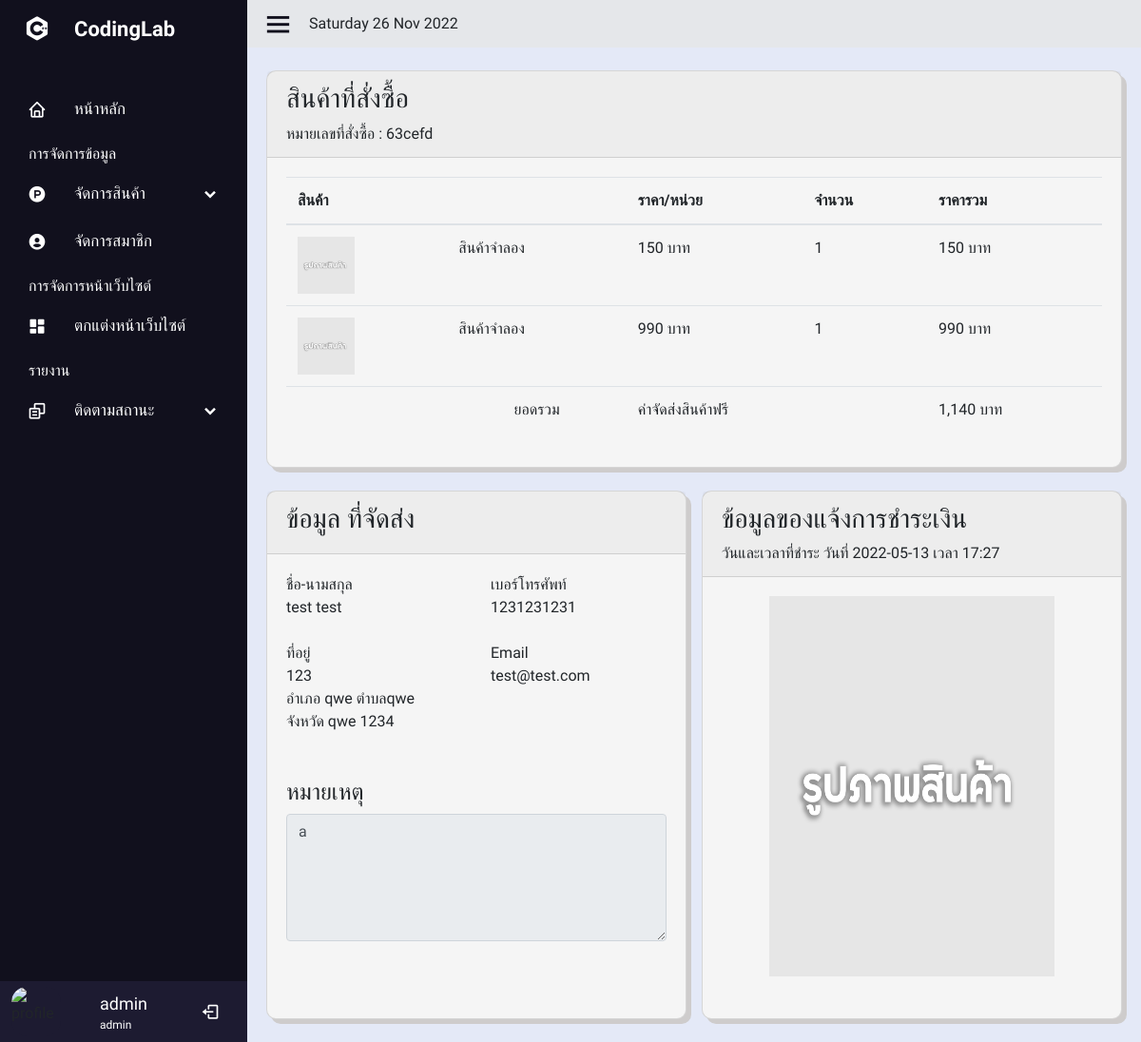
Page /admin/seeallpending.php?id=63cefd (signed in) on the committed database.
### tables this page shows
CREATE TABLE `users` (
  `id` int(10) NOT NULL AUTO_INCREMENT,
  `firstname` varchar(255) NOT NULL,
  `lastname` varchar(255) NOT NULL,
  `email` varchar(255) NOT NULL,
  `password` varchar(255) NOT NULL,
  `urole` varchar(255) NOT NULL,
  `created_at` timestamp NOT NULL DEFAULT current_timestamp(),
  `phone` varchar(50) NOT NULL,
  `sex` varchar(255) NOT NULL,
  `status` text NOT NULL,
  PRIMARY KEY (`id`)
);

CREATE TABLE `record` (
  `record_id` int(11) NOT NULL AUTO_INCREMENT,
  `product_id` int(11) NOT NULL,
  `id` int(11) NOT NULL,
  `bill_trx` varchar(255) NOT NULL,
  `created` datetime NOT NULL,
  `counts` int(11) NOT NULL,
  `price` text NOT NULL,
  `record_status` varchar(50) NOT NULL,
  PRIMARY KEY (`record_id`)
);

CREATE TABLE `product_pic` (
  `product_pic_id` int(11) NOT NULL AUTO_INCREMENT,
  `product_id` int(11) NOT NULL,
  `product_pic_sort` double NOT NULL,
  `product_pic_path` text NOT NULL,
  PRIMARY KEY (`product_pic_id`)
);

CREATE TABLE `product` (
  `product_id` int(11) NOT NULL AUTO_INCREMENT,
  `product_code` varchar(255) NOT NULL,
  `product_name` text NOT NULL,
  `product_detail` text DEFAULT NULL,
  `product_alldetail` text DEFAULT NULL,
  `product_price` text NOT NULL,
  `product_status` text NOT NULL,
  `product_type_id` text NOT NULL,
  `product_created` datetime NOT NULL,
  `product_editdate` datetime DEFAULT NULL,
  `product_quantity` int(11) NOT NULL,
  PRIMARY KEY (`product_id`)
);

CREATE TABLE `payment` (
  `pay_id` int(10) NOT NULL AUTO_INCREMENT,
  `pay_name` varchar(100) NOT NULL,
  `pay_email` varchar(100) NOT NULL,
  `pay_Phone` varchar(100) NOT NULL,
  `pay_price` int(11) NOT NULL,
  `pay_date` varchar(50) NOT NULL,
  `delivery_date` varchar(50) DEFAULT NULL,
  `pay_time` varchar(50) NOT NULL,
  `delivery_time` varchar(50) NOT NULL,
  `pay_note` varchar(100) NOT NULL,
  `pay_pic` varchar(255) NOT NULL,
  `bill_trx` varchar(255) NOT NULL,
  `pay_ems` varchar(50) NOT NULL,
  `pay_id_ems` varchar(50) DEFAULT NULL,
  `pay_status` varchar(50) NOT NULL,
  PRIMARY KEY (`pay_id`)
);

CREATE TABLE `usersadress` (
  `usera_id` int(10) NOT NULL AUTO_INCREMENT,
  `id` int(10) NOT NULL,
  `user_adress` varchar(255) NOT NULL,
  `user_province` varchar(255) NOT NULL,
  `user_postal_code` int(10) NOT NULL,
  `user_district` varchar(255) NOT NULL,
  `user_parish` varchar(255) NOT NULL,
  `order_express` varchar(50) NOT NULL,
  PRIMARY KEY (`usera_id`)
);

### admin/seeallpending.php (the view, shortened to what this page needs)
<?php include('sidebar.php'); ?>
<section class="home-section">
    <div class="home-content">
        <i class='bx bx-menu'></i>
        <?php
        echo date('l' . ' ' . 'd' . ' ' . 'M' . ' ' . 'Y');
        ?>
    </div>
    <div class="body-content mt-4">
        <div class="card">
            <div class="card-header">
                <h3>
                    สินค้าที่สั่งซื้อ
                </h3>
                <span>หมายเลขที่สั่งซื้อ : <?= $_GET['id']; ?></span>
            </div>
            <div class="card-body">
                <table class="table histable">
                    <thead>
                        <tr>
                            <th>สินค้า</th>
                            <th></th>
                            <th>ราคา/หน่วย</th>
                            <th>จำนวน</th>
                            <th>ราคารวม</th>
                        </tr>
                    </thead>
                    <tbody>
                        <?php
                        $total_price = 0;
                        $databilltrx = $conn->prepare("SELECT * FROM `record` WHERE `bill_trx` = '" . $_GET['id'] . "' ");
                        $databilltrx->execute();
                        $rowdatabill = $databilltrx->fetchAll(PDO::FETCH_OBJ);
                        foreach ($rowdatabill as $resdata) {
                            $product_id = $resdata->product_id;
                            $val = $resdata->counts;
                            $rowcartproduct = $conn->prepare("SELECT * FROM product WHERE product_id = '${product_id}'");
                            $rowcartproduct->execute();
                            $rowcart = $rowcartproduct->fetch(PDO::FETCH_ASSOC);
                            $makeprice = $val * $rowcart['product_price'];
                            $total_price += $makeprice;
                            $picCart = $conn->query("SELECT * FROM product_pic WHERE product_id = '${product_id}'");
                            $picCart->execute();
                            $rowpicCart = $picCart->fetch(PDO::FETCH_ASSOC);
                        ?>
                            <tr>
                                <td><img src="../include/img/<?= $rowpicCart['product_pic_path'] ?>" width="60px" height="60px" alt=""></td>
                                <td><?= $rowcart['product_name'] ?></td>
                                <td><?= number_format($rowcart['product_price']) . ' ' . 'บาท' ?></td>
                                <td><?= $val ?></td>
                                <td><?= number_format($makeprice) . ' ' . 'บาท' ?></td>
                            </tr>
                        <?php } ?>
                        <tr>
                            <td></td>
                            <td class="text-center">ยอดรวม</td>
                            <?php
                            if ($total_price >= 999) {
                            ?>
                                <td colspan="2">ค่าจัดส่งสินค้าฟรี</td>
                                <td><?= number_format($total_price) . ' ' . 'บาท' ?></td>
                            <?php } else {  ?>
                                <td colspan="2">ค่าจัดส่งสินค้า + 60 บาท</td>
                                <td><?= number_format($total_price + 60) . ' ' . 'บาท' ?></td>
                            <?php } ?>
                        </tr>
                    </tbody>
                </table>
            </div>
        </div>
    </div>
    <?php
    $datahistory = $conn->prepare("SELECT * FROM `record` WHERE `bill_trx` = '" . $_GET['id'] . "' ");
    $datahistory->execute();
    $rowhistory = $datahistory->fetch(PDO::FETCH_ASSOC);
    $user = $conn->prepare("SELECT * FROM users WHERE id = '" . $rowhistory['id'] . "' ");
    $user->execute();
    $rowuser = $user->fetch(PDO::FETCH_ASSOC);
    $address = $conn->prepare("SELECT * FROM usersadress WHERE id = '" . $rowuser['id'] . "'");
    $address->execute();
    $rowaddress = $address->fetch(PDO::FETCH_ASSOC);
    $payment = $conn->prepare("SELECT * FROM payment WHERE bill_trx = '" . $rowhistory['bill_trx'] . "'");
    $payment->execute();
    $rowpayment = $payment->fetch(PDO::FETCH_ASSOC);
    ?>
    <div class="body-content mt-4">
        <div class="card mr-2 card-address">
            <div class="card-header">
                <h3>
                    ข้อมูล ที่จัดส่ง
                </h3>
            </div>
            <div class="card-body">
                <div class="row">
                    <div class="col-6">
                        <span>ชื่อ-นามสกุล</span><br>
                        <span><?= $rowpayment['pay_name'];?></span>
                    </div>
                    <div class="col-6">
                        <span>เบอร์โทรศัพท์</span><br>
                        <span><?= $rowpayment['pay_Phone'] ?></span>
                    </div>
                </div>
                <br>
                <div class="row">
                    <div class="col-6">
                        <span>ที่อยู่</span><br>
                        <span><?= $rowaddress['user_adress'] ?></span><br>
                        <span>อำเภอ <?= $rowaddress['user_district'] ?> ตำบล<?= $rowaddress['user_parish'] ?></span><br>
                        <span>จังหวัด <?= $rowaddress['user_province'] ?> <?= $rowaddress['user_postal_code'] ?></span>
                    </div>
                    <div class="col-6">
                        <span>Email</span><br>
                        <span><?= $rowpayment['pay_email'] ?></span>
                    </div>
                </div>
                <br><br>
                <div class="row">
                    <div class="col-12">
                        <h4>หมายเหตุ</h4>
                        <textarea class="form-control" name="note" id="" cols="" rows="5" disabled><?= $rowpayment['pay_note'] ?></textarea>
                    </div>
                </div>
            </div>
        </div>
        <div class="card ml-2">
            <div class="card-header">
                <h3>
                    ข้อมูลของแจ้งการชำระเงิน
                </h3>
                <div class="sub-header-card">
                    <span>วันและเวลาที่ชำระ</span>
                    <span>วันที่ <?= $rowpayment['pay_date'] ?></span>
                    <span>เวลา <?= $rowpayment['pay_time'] ?></span>
                </div>
            </div>
            <div class="card-body">
                <div class="col-12 text-center">
                    <img src="../include/img/<?= $rowpayment['pay_pic'] ?>" width="300px" height="400px" alt="">
                </div>
                <br>
            </div>
        </div>
    </div>
</section>
<br>
</body>
</html>

### admin/sidebar.php (shortened to what this page needs)
<?php
include('../include/connect.php')
?>
<!doctype html>
<html lang="th">
<link href='https://unpkg.com/boxicons@2.1.2/css/boxicons.min.css' rel='stylesheet'>
<link rel="stylesheet" href="https://cdn.jsdelivr.net/npm/bootstrap@4.0.0/dist/css/bootstrap.min.css">
<link rel="stylesheet" href="assets/css/sw_custom.css">
<link rel="stylesheet" href="styles.css">
<body>
    <div class="sidebar">
        <div class="logo-detil">
            <i class="bx bxl-c-plus-plus"></i>
            <span class="logo-name">
                CodingLab
            </span>
        </div>
        <ul class="nav-linked">
            <li>
                <a href="index.php">
                    <i class='bx bx-home'></i>
                    <span class="link-named">
                        หน้าหลัก
                    </span>
                </a>
            </li>
            <p class="manage">การจัดการข้อมูล</p>
            <li>
                <div class="icon-link">
                    <a href="#">
                        <i class='bx bxl-product-hunt'></i>
                        <span class="link-named">
                            จัดการสินค้า
                        </span>
                    </a>
                    <i class='bx bxs-chevron-down arrow'></i>
                </div>
            </li>
            <li>
                <a href="useredit.php">
                    <i class='bx bxs-user-circle'></i>
                    <span class="link-named">
                        จัดการสมาชิก
                    </span>
                </a>
            </li>
            <p class="manage">การจัดการหน้าเว็บไซต์</p>
            <li>
                <a href="Carousel.php">
                    <i class='bx bxs-dashboard'></i>
                    <span class="link-named">
                        ตกแต่งหน้าเว็บไซต์
                    </span>
                </a>
            </li>
            <p class="manage">รายงาน</p>
            <li>
                <div class="icon-link">
                    <a href="#">
                        <i class='bx bx-copy-alt'></i>
                        <span class="link-named">
                            ติดตามสถานะ
                        </span>
                    </a>
                    <i class='bx bxs-chevron-down arrow'></i>
                </div>
            </li>
            <li>
                <?php
                if (isset($_SESSION['admin_login'])) {
                    $sql = $conn->prepare("SELECT * FROM users WHERE id = '" . $_SESSION["admin_login"] . "' LIMIT 1");
                    $sql->execute();
                    $row = $sql->fetch(PDO::FETCH_ASSOC);
                } else {
                    echo "<script>window.location='../index.php'</script>";
                    exit;
                }
                ?>
                <div class="profile-details">
                    <div class="profile-content">
                        <img src="https://media-cdn.tripadvisor.com/media/photo-s/15/a4/9b/77/legacy-hotel-at-img-academy.jpg" alt="profile">
                    </div>
                    <div class="name-job">
                        <div class="profile-name"><?php echo $row['firstname']; ?></div>
                        <div class="job"><?php echo $row['urole']; ?></div>
                    </div>
                    <a href="../include/logout.php"> <i class="bx bx-log-out"></i></a>
                </div>
            </li>
        </ul>
    </div>

### admin/styles.css (style rules this page uses)
* { margin: 0; padding: 0; box-sizing: border-box; font-family: 'Mitr', sans-serif; }
body { background-color: #E4E9F7; }
.sidebar { position: fixed; top: 0; left: 0; height: 100%; width: 260px; background: #11101d; z-index: 100; transition: all 0.5s ease; }
.sidebar .manage { color: #fff; margin-top: 10px; margin-left: 30px; margin-bottom: 5px; }
.sidebar .logo-detil { height: 60px; width: 100%; display: flex; align-items: center; }
.sidebar .logo-detil i { font-size: 30px; color: #fff; height: 50px; min-width: 78px; text-align: center; line-height: 50px; }
.sidebar .logo-detil .logo-name { font-size: 22px; color: #fff; font-weight: 600; transition: 0.3s ease; transition-delay: 0.1s; }
.sidebar .nav-linked { height: 100%; padding: 30px 0 150px 0; overflow: auto; }
.sidebar .nav-linked li .icon-link { display: flex; align-items: center; justify-content: space-between; }
.sidebar .nav-linked li { position: relative; list-style: none; transition: all 0.4s ease; }
.sidebar .nav-linked li i { height: 50px; min-width: 78px; text-align: center; line-height: 50px; color: #fff; font-size: 20px; cursor: pointer; transition: all 0.3s ease; }
.sidebar .nav-linked li a { display: flex; align-items: center; text-decoration: none; }
.sidebar .nav-linked li a .link-named { font-size: 17px; font-weight: 400; color: #fff; }
.sidebar .profile-details { position: fixed; bottom: 0; width: 260px; display: flex; align-items: center; justify-content: space-between; background-color: #1d1b31; padding: 6px 0; width: 260px; transition: all 0.5s ease; }
.sidebar .profile-details .profile-content { display: flex; align-items: center; }
.sidebar .profile-details img { height: 52px; width: 52px; object-fit: cover; border-radius: 16px; margin: 0 14px 0 12px; background-color: #1d1b31; transition: all 0.5s ease; }
.sidebar .profile-details .profile-name, .sidebar .profile-details .job { color: #fff; font-size: 18px; font-weight: 500; white-space: nowrap; }
.sidebar .profile-details .job { font-size: 12px; }
.home-section { position: relative; height: 100%; left: 260px; width: calc(100% - 260px ); transition: all 0.5s ease; }
.home-section .home-content { background-color: #e5e7ea; height: 50px; display: flex; align-items: center; }
.home-section .home-content .bx-menu, .home-section .home-content .text { color: #11101d; font-size: 35px; }
.home-section .home-content .bx-menu { margin: 0 15px; cursor: pointer; }
.home-section .body-content { display: flex; justify-content: space-between; margin-left: 20px; margin-right: 20px; }
.home-section .card { background-color: #F5F5F5; width: 100%; height: auto; border-radius: 10px; box-shadow: 5px 5px #cecccc; }
.card-address { height: auto !important; }

### rows in the picture
users: firstname "admin", urole "admin"
record: product_pic.product_pic_path (picture), product.product_name "สินค้าจำลอง", product.product_price "150", counts "1", counts.product_price "150"
record: product_pic.product_pic_path (picture), product.product_name "สินค้าจำลอง", product.product_price "990", counts "1", counts.product_price "990"
payment: pay_name "test test", pay_Phone "1231231231", pay_email "test@test.com", note "a", pay_date "2022-05-13", pay_time "17:27", pay_pic (picture)
usersadress: user_adress "123", user_district "qwe", user_parish "qwe", user_province "qwe", user_postal_code "1234"

### other values in the picture
date('l' . ' ' . 'd' . ' ' . 'M' . ' ' . 'Y') "Saturday 26 Nov 2022"
$_GET['id'] "63cefd"
$total_price "1,140"
